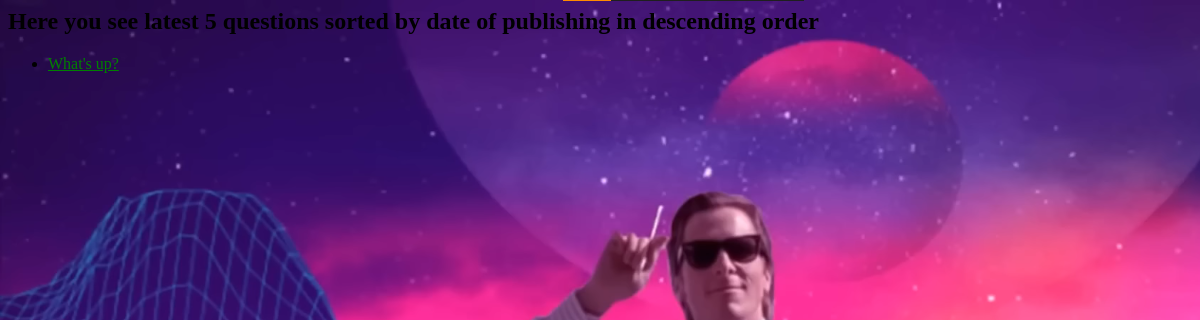
/polls/, run on an earlier commit of the app's database.
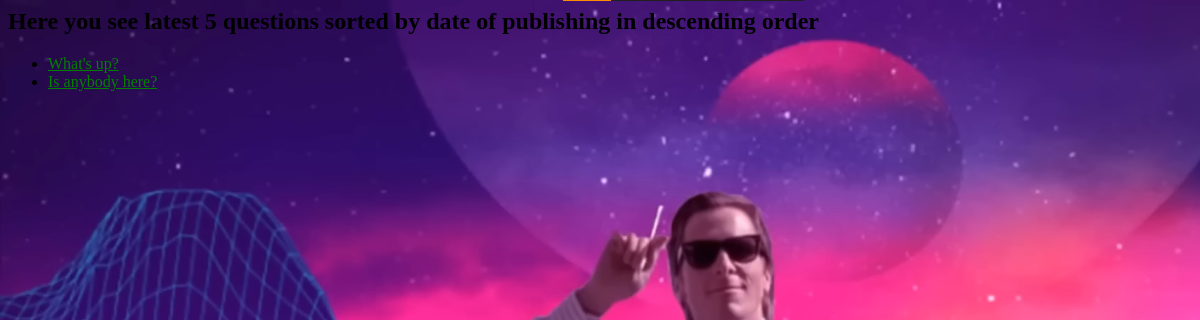
And on a later commit of the database.
### polls/models.py (models this page shows, shortened)
class Question(models.Model):
    question_text = models.CharField(max_length=200)
    pub_date = models.DateTimeField('date published')

### polls/views.py (the view)
# urls.py: path('', views.IndexView.as_view(), name='index'),
class IndexView(generic.ListView):
    template_name = 'polls/index.html'
    context_object_name = 'latest_question_list'
    def get_queryset(self):
        return (Question.objects
                .filter(pub_date__lte=timezone.now())
                .order_by('-pub_date')[:5])

### polls/templates/polls/index.html
{% load static %}
<link rel="stylesheet" href="{% static "polls/style.css" %}">
{% if latest_question_list %}
    <h2>Here you see latest 5 questions sorted by date of publishing in descending order</h2>
    <ul>
        {% for question in latest_question_list %}
            <li>
                <a href="{% url "polls:detail" question.id %}">{{ question.question_text }}</a>
            </li>
        {% endfor %}
    </ul>
{% else %}
    <p>No polls are available.</p>
{% endif %}

What changed in the data, as far as the page shows it:
added Question: question_text "Is anybody here?"
